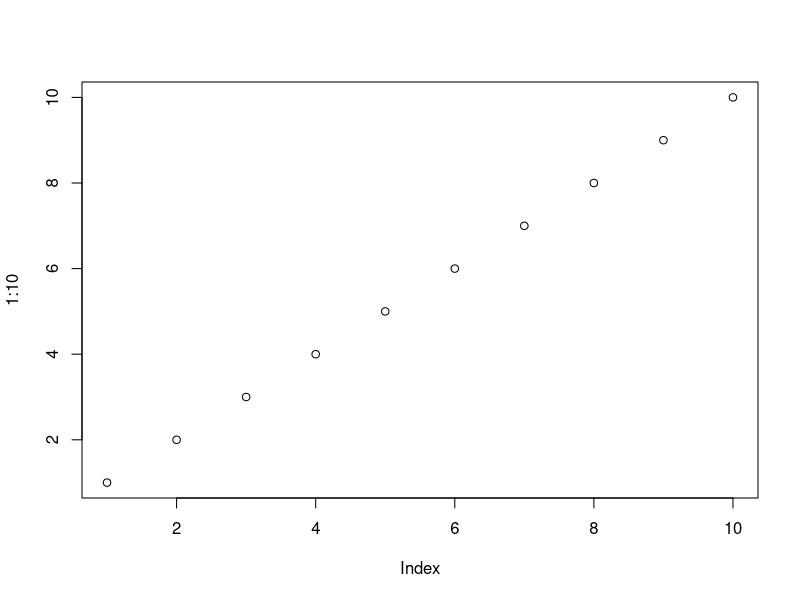
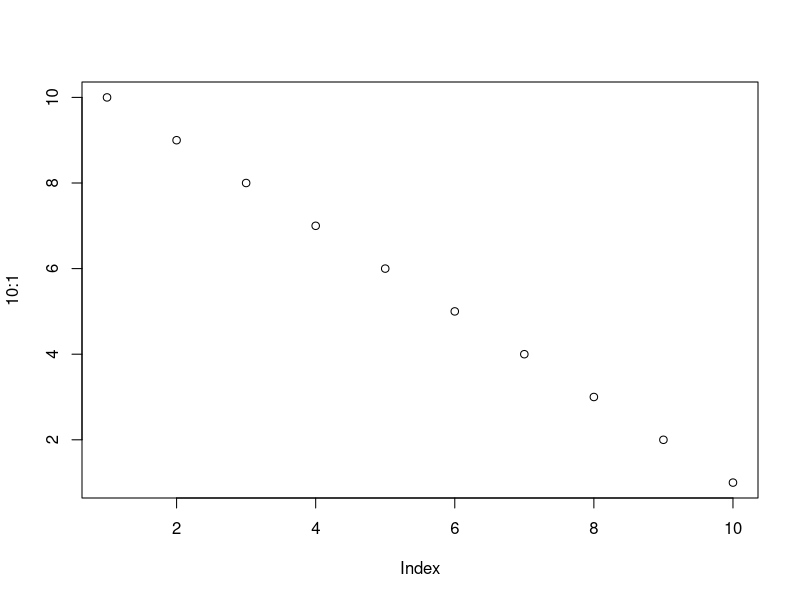
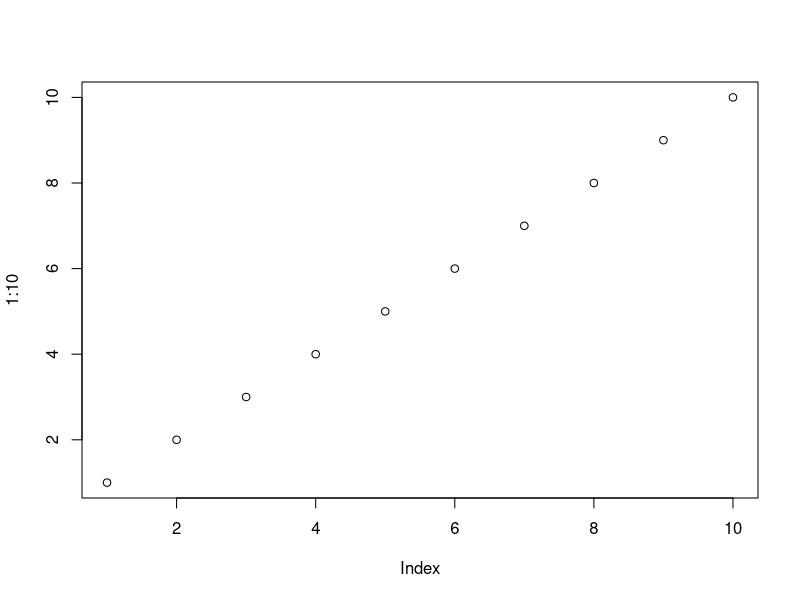
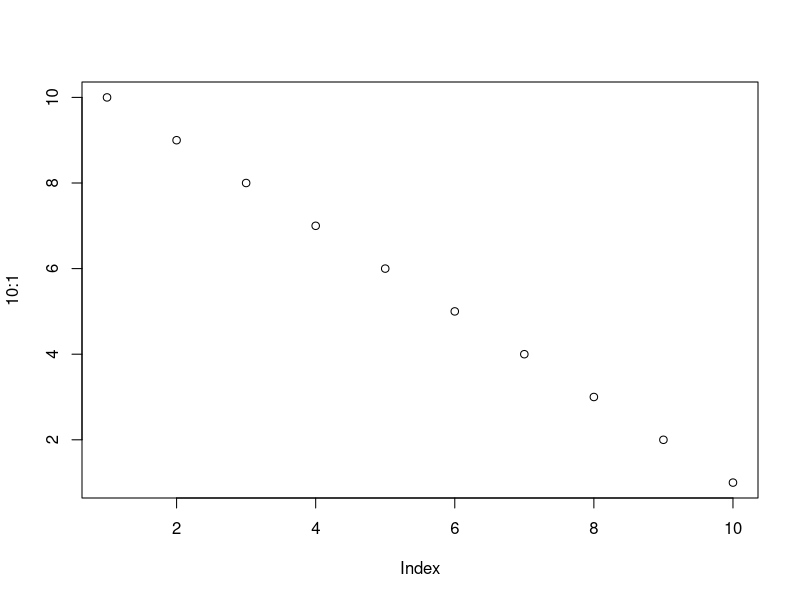
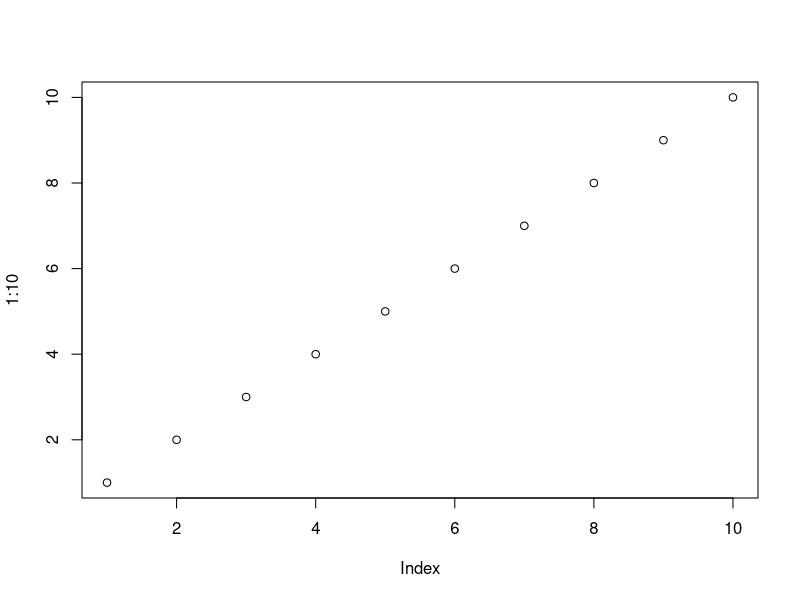
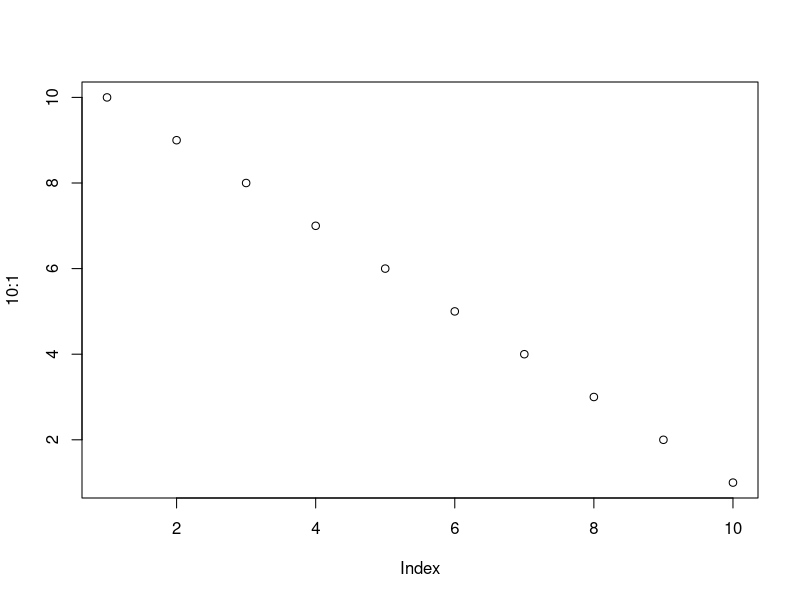

These figures' R source, in order:
## ---- chunk 1
knitr::opts_chunk$set(
  collapse = TRUE,
  comment = "#>"
)
## ---- chunk 2
plot(1:10)
plot(10:1)
## ---- chunk 3
plot(1:10)
plot(10:1)
## ---- chunk 4
plot(1:10)
plot(10:1)
